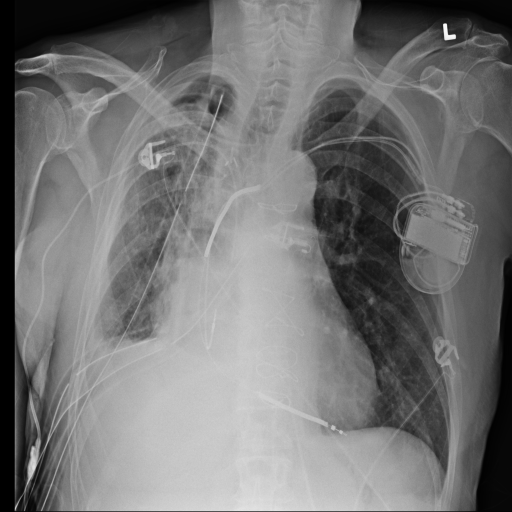
#> input picture data/raw/00000013_012.png, 1024 x 1024 px, found by its file name (shown at 1/2 size); its folder holds only this picture in this run
$ python baseline.py
#> lines starting #> are read from the running program, lines starting #| are printed output that depends on the picture; after the words box and inside, x2 and y2 are one past the last pixel; in counts of white or black regions, pixels touching at a corner belong together
### data/dataset.py
"""
data/dataset.py — Real NIH ChestX-ray Dataset Handler

Handles:
  - Loading real 1024×1024 PNG X-ray images
  - Generating lung segmentation masks using the Montgomery County CXR dataset
    (publicly available ground-truth masks, no heuristics)
  - If masks not available: downloads Montgomery dataset masks automatically
  - Proper train/val split
  - Data augmentation pipeline for deep learning training

Montgomery County CXR dataset: 138 PA chest X-rays with manual lung masks
Source: https://openi.nlm.nih.gov/imgs/collections/NLM-MontgomeryCXRSet.zip
"""

import os
import numpy as np
from PIL import Image
import torch
from torch.utils.data import Dataset, DataLoader


# ─────────────────────────────────────────────────────────────
#  Image loading utilities
# ─────────────────────────────────────────────────────────────

def load_xray_gray(path: str, size: int = 256) -> np.ndarray:
    """Load X-ray PNG → grayscale → resize → uint8 numpy array."""
#> called with path = 'data/raw/00000013_012.png', size = 256
    img = Image.open(path).convert("L")
#> img is the input picture: PIL image 1024x1024 L; min 0, max 250, mean 116.6
    img = img.resize((size, size), Image.LANCZOS)
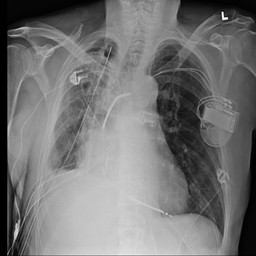
#> img: PIL image 256x256 L; min 0, max 255, mean 116.6
    return np.array(img, dtype=np.uint8)


# [7 lines left out: function load_mask, not called in this run]


def get_image_paths(data_dir: str) -> list:
    """Return sorted list of all PNG paths in a directory."""
    return sorted([
        os.path.join(data_dir, f)
        for f in os.listdir(data_dir)
        if f.lower().endswith(".png")
    ])


# ─────────────────────────────────────────────────────────────
#  Montgomery mask generation (ground-truth, not heuristic)
# ─────────────────────────────────────────────────────────────

# [112 lines left out: functions generate_montgomery_masks, make_pseudo_masks_from_anatomy, not called in this run]


# ─────────────────────────────────────────────────────────────
#  PyTorch Dataset
# ─────────────────────────────────────────────────────────────

class ChestXrayDataset(Dataset):
    """
    PyTorch dataset for real NIH chest X-ray images with lung masks.

    If paired masks are provided: uses them directly (Montgomery GT).
    Otherwise: generates anatomically-aware masks from images.
    """

    # [48 lines left out: functions __init__, _build_samples, not called in this run]

    def __len__(self):
        return len(self.samples)

    # [48 lines left out: functions __getitem__, get_dataloaders, not called in this run]

### core/utils.py
"""core/utils.py — Shared utilities: bit ops, checksums, I/O"""
import numpy as np, hashlib, json, os, datetime
from PIL import Image

# [9 lines left out: functions load_image, save_image, not called in this run]

def compute_checksum(arr): return hashlib.sha256(arr.tobytes()).hexdigest()

# [4 lines left out: function save_manifest, not called in this run]

def timestamp(): return datetime.datetime.now().strftime("%Y-%m-%d %H:%M:%S")

def int_to_bits(v, n): return [(v >> (n-1-i)) & 1 for i in range(n)]

def bits_to_int(bits):
    r = 0
    for b in bits: r = (r << 1) | b
    return r

def bytes_to_bits(data):
    bits = []
    for byte in data: bits.extend(int_to_bits(byte, 8))
    return bits

def bits_to_bytes(bits):
    while len(bits) % 8: bits.append(0)
    return bytes(bits_to_int(bits[i:i+8]) for i in range(0, len(bits), 8))

### evaluation/metrics.py
"""evaluation/metrics.py — PSNR, SSIM, BPP, NCC, Dice, IoU, BER"""
import numpy as np

def psnr(orig, stego):
    mse = np.mean((orig.astype(np.float64)-stego.astype(np.float64))**2)
    return float("inf") if mse==0 else 20*np.log10(255/np.sqrt(mse))

def ssim(orig, stego, K1=0.01, K2=0.03, L=255):
    x,y = orig.astype(np.float64), stego.astype(np.float64)
    C1,C2 = (K1*L)**2,(K2*L)**2
    num = (2*x.mean()*y.mean()+C1)*(2*((x-x.mean())*(y-y.mean())).mean()+C2)
    den = (x.mean()**2+y.mean()**2+C1)*(x.var()+y.var()+C2)
    return float(num/den)

def bpp(n_bits, shape): return n_bits/(shape[0]*shape[1])

# [38 lines left out: functions ncc, dice_score, iou_score, full_report, not called in this run]

### core/embed.py
"""
core/embed.py — Histogram-Shifting RDH Embedding (provably reversible)

Algorithm:
  - Process even rows; predict from upper (odd) row — never modified
  - Shift all non-zero residuals outward: e≥1→e+1, e≤-1→e-1
  - Embed at zero-residual pixels: e=0 stays or becomes 1
  - Boundary pixels that would overflow excluded and saved to manifest
  - 32-bit length header prepended to payload
"""
import numpy as np
from core.utils import compute_checksum, timestamp, int_to_bits


def _build_tight_safe(arr: np.ndarray, safe: np.ndarray) -> np.ndarray:
    """Exclude boundary pixels that would overflow under shift/embed."""
    H, W  = arr.shape
    tight = safe.copy()
    for r in range(2, H, 2):
        for c in range(W):
            if not safe[r, c]: continue
            pred = int(arr[r-1, c])
            e    = int(arr[r, c]) - pred
            if e >= 1  and arr[r, c] >= 255: tight[r, c] = False
            if e <= -1 and arr[r, c] <= 0:   tight[r, c] = False
            if e == 0  and arr[r, c] >= 255: tight[r, c] = False
    return tight


def embed(arr: np.ndarray, payload_bits: list,
          safe_mask: np.ndarray, T: int = 1):
    all_bits   = int_to_bits(len(payload_bits), 32) + list(payload_bits)
    total_bits = len(all_bits)
    print(f"\n[embed] Shape={arr.shape}  payload={len(payload_bits)} bits (+32 hdr={total_bits})")

    tight_safe = _build_tight_safe(arr, safe_mask)
    excluded   = int(safe_mask.sum()) - int(tight_safe.sum())
    print(f"[embed] Boundary-excluded: {excluded}")

    stego   = arr.copy().astype(np.int32)
    H, W    = arr.shape
    bit_idx = n_embed = n_shift = 0

    for r in range(2, H, 2):
        for c in range(W):
            if not tight_safe[r, c]: continue
            pred = int(arr[r-1, c])
            e    = int(arr[r, c]) - pred
            if e >= 1:
                stego[r, c] += 1; n_shift += 1
            elif e <= -1:
                stego[r, c] -= 1; n_shift += 1
            elif e == 0:
                if bit_idx < total_bits:
                    stego[r, c] += all_bits[bit_idx]
                    bit_idx += 1; n_embed += 1

    stego = stego.clip(0, 255).astype(np.uint8)
    ok    = bit_idx >= total_bits
    print(f"[embed] {'✓' if ok else '⚠'} {bit_idx}/{total_bits} bits | embed={n_embed} shift={n_shift}")

    return stego, {
        "payload_bits": len(payload_bits), "header_bits": 32,
        "embedded": n_embed, "threshold_T": T,
        "capacity_ok": ok,
        "original_checksum": compute_checksum(arr),
        "stego_checksum":    compute_checksum(stego),
        "timestamp": timestamp(),
    }

### core/extract.py
"""core/extract.py — Exact reversal of histogram-shifting embed."""
import numpy as np
from core.utils import compute_checksum, bits_to_bytes, bits_to_int, timestamp
from core.embed import _build_tight_safe


def extract(stego: np.ndarray, safe_mask: np.ndarray,
            T: int = 1, original_arr: np.ndarray = None):
    """
    Extract payload and restore original image.
    original_arr: used to rebuild tight_safe exactly as during embed.
    If not provided, tries to rebuild from stego (may miss boundary edge cases).
    """
    print(f"\n[extract] Shape={stego.shape}")
    ref  = original_arr if original_arr is not None else stego
    tight_safe = _build_tight_safe(ref, safe_mask)

    arr  = stego.copy().astype(np.int32)
    H, W = stego.shape
    bits, payload_len = [], None

    for r in range(2, H, 2):
        for c in range(W):
            if not tight_safe[r, c]: continue
            pred = int(arr[r-1, c])
            e_s  = int(arr[r, c]) - pred
            if e_s >= 2:    arr[r, c] -= 1
            elif e_s == 1:  bits.append(1); arr[r, c] -= 1
            elif e_s == 0:  bits.append(0)
            elif e_s <= -2: arr[r, c] += 1
            if payload_len is None and len(bits) == 32:
                payload_len = bits_to_int(bits[:32])
                print(f"[extract] Header: {payload_len} bits ({payload_len//8} bytes)")

    restored = arr.clip(0, 255).astype(np.uint8)
    payload_bits  = bits[32: 32+payload_len] if payload_len else bits[32:]
    payload_bytes = bits_to_bytes(list(payload_bits))

    print(f"[extract] Recovered: {len(payload_bits)} bits → {len(payload_bytes)} bytes")
    print(f"[extract] Restored checksum: {compute_checksum(restored)}")
    print(f"[extract] Done at {timestamp()}")
    return payload_bytes, restored

### experiments/baseline.py
"""
experiments/baseline.py — Baseline RDH Method Comparison

Implements and compares:
  1. LSB Substitution (not reversible — baseline)
  2. Difference Expansion — Tian 2003 (reversible)
  3. Histogram Shifting — Ours (reversible, DL-guided)

Run: python experiments/baseline.py
"""
import numpy as np
import sys, os
sys.path.insert(0, os.path.dirname(os.path.dirname(os.path.abspath(__file__))))

from core.utils import bytes_to_bits, bits_to_bytes, int_to_bits, bits_to_int
from evaluation.metrics import psnr, ssim


# ── LSB ──────────────────────────────────────────────────────

def lsb_embed(arr, payload_bits):
    stego   = arr.copy()
    all_bits = int_to_bits(len(payload_bits), 32) + list(payload_bits)
    idx = 0
    for r in range(arr.shape[0]):
        for c in range(arr.shape[1]):
            if idx >= len(all_bits): break
            stego[r, c] = (int(stego[r, c]) & 0xFE) | all_bits[idx]
            idx += 1
        if idx >= len(all_bits): break
    return stego, {"method": "LSB", "bits": idx, "reversible": False}


def lsb_extract(stego, n_bits):
    bits = []
    hdr  = []
    for r in range(stego.shape[0]):
        for c in range(stego.shape[1]):
            b = int(stego[r, c]) & 1
            if len(hdr) < 32:
                hdr.append(b)
                if len(hdr) == 32: n_bits = bits_to_int(hdr)
            else:
                bits.append(b)
            if len(bits) >= n_bits: break
        if len(bits) >= n_bits: break
    return bits_to_bytes(bits[:n_bits])


# ── Difference Expansion (Tian 2003) ─────────────────────────

def de_embed(arr, payload_bits):
    stego    = arr.copy().astype(np.int32)
    all_bits = int_to_bits(len(payload_bits), 32) + list(payload_bits)
    idx      = 0
    loc_map  = []
    H, W     = arr.shape

    for r in range(H):
        c = 0
        while c + 1 < W:
            if idx >= len(all_bits):
                loc_map.append(0); c += 2; continue
            u, v = int(stego[r, c]), int(stego[r, c+1])
            l    = (u + v) // 2
            h    = u - v
            h_new   = 2 * h + all_bits[idx]
            u_new   = l + int(np.ceil(h_new / 2))
            v_new   = l - int(np.floor(h_new / 2))
            if 0 <= u_new <= 255 and 0 <= v_new <= 255:
                stego[r, c]   = u_new
                stego[r, c+1] = v_new
                loc_map.append(1); idx += 1
            else:
                loc_map.append(0)
            c += 2

    return stego.clip(0, 255).astype(np.uint8), {
        "method": "DifferenceExpansion", "bits": idx,
        "reversible": True, "loc_map": loc_map
    }


def de_extract(stego, loc_map):
    arr  = stego.copy().astype(np.int32)
    H, W = stego.shape
    bits = []
    li   = 0
    for r in range(H):
        c = 0
        while c + 1 < W:
            if li < len(loc_map) and loc_map[li]:
                u, v   = int(arr[r, c]), int(arr[r, c+1])
                l      = (u + v) // 2
                h      = u - v
                h_orig = h // 2
                bit    = abs(h) % 2
                bits.append(bit)
                arr[r, c]   = l + int(np.ceil(h_orig / 2))
                arr[r, c+1] = l - int(np.floor(h_orig / 2))
            li += 1; c += 2
    arr = arr.clip(0, 255).astype(np.uint8)
    if len(bits) < 32: return b"", arr
    n    = bits_to_int(bits[:32])
    return bits_to_bytes(bits[32:32+n]), arr


# ── Our Method ────────────────────────────────────────────────

def our_embed(arr, payload_bits, safe_mask=None):
    from core.embed import embed, _build_tight_safe
    if safe_mask is None:
        safe_mask = np.ones(arr.shape, dtype=bool)
    return embed(arr, payload_bits, safe_mask)


def our_extract(stego, tight_safe):
    from core.extract import extract
    return extract(stego, tight_safe)


# ── Comparison Runner ─────────────────────────────────────────

def run_comparison(arr: np.ndarray, payload: bytes = None) -> dict:
    if payload is None:
        payload = b"Patient ID: P-001 | Study: RDH-2025"
    payload_bits = bytes_to_bits(payload)

    print(f"\n{'='*60}")
    print(f"  Baseline Comparison  payload={len(payload)} bytes")
    print(f"{'='*60}")
    results = {}

    # LSB
    print("\n[1] LSB Substitution")
    stego_lsb, info = lsb_embed(arr, payload_bits)
#> after the loop in lsb_embed, `for r in range(arr.shape[0]):`: idx = 360
#> info = {'method': 'LSB', 'bits': 360, 'reversible': False}
    p = psnr(arr, stego_lsb); s = ssim(arr, stego_lsb)
#> in psnr, `mse = np.mean((orig.astype(np.float64)-stego.astype(np.float64))**2)`: mse = 0.00258
#> after `p = psnr(arr, stego_lsb)`: p = 74.02
#> in ssim, `num = (2*x.mean()*y.mean()+C1)*(2*((x-x.mean())*(y-y.mean())).mean()+C2)`: num = 170633565.5
#> in ssim, `den = (x.mean()**2+y.mean()**2+C1)*(x.var()+y.var()+C2)`: den = 170633635.6
#> after `s = ssim(arr, stego_lsb)`: s = 1
    rec = lsb_extract(stego_lsb, len(payload_bits))
#> after the loop in lsb_extract, `for r in range(stego.shape[0]):`: bits = 328 values, max 1 at index 1, min 0 at index 0, mean 0.427; hdr = 32 values, max 1 at index 23, min 0 at index 0, mean 0.0938
    ok  = rec[:len(payload)] == payload
#> ok = True
    print(f"  PSNR={p:.2f}dB  SSIM={s:.4f}  Rev=NO  Match={'✓' if ok else '✗'}")
#|   PSNR=74.02dB  SSIM=1.0000  Rev=NO  Match=✓
    results["LSB"] = {"psnr": round(p,2), "ssim": round(s,4),
                       "reversible": False, "payload_ok": ok,
                       "bpp": round(len(payload_bits)/arr.size, 5)}

    # DE
    print("\n[2] Difference Expansion (Tian 2003)")
    stego_de, info_de = de_embed(arr, payload_bits)
#> after the loop in de_embed, `for r in range(H):`: idx = 360; loc_map = 32768 items
#> info_de = 4 items
    p = psnr(arr, stego_de); s = ssim(arr, stego_de)
#> after `p = psnr(arr, stego_de)`: p = 61.66
    rec_de, rest_de = de_extract(stego_de, info_de["loc_map"])
#> after the loop in de_extract, `for r in range(H):`: bits = 360 values, max 1 at index 23, min 0 at index 0, mean 0.397; li = 32768
#> in de_extract, `n    = bits_to_int(bits[:32])`: n = 328
    rev = bool(np.all(arr == rest_de)); ok = rec_de[:len(payload)] == payload
#> after `rev = bool(np.all(arr == rest_de))`: rev = True
    print(f"  PSNR={p:.2f}dB  SSIM={s:.4f}  Rev={'YES' if rev else 'NO'}  Match={'✓' if ok else '✗'}")
#|   PSNR=61.66dB  SSIM=1.0000  Rev=YES  Match=✓
    results["DifferenceExpansion"] = {"psnr": round(p,2), "ssim": round(s,4),
                                       "reversible": rev, "payload_ok": ok,
                                       "bpp": round(info_de["bits"]/arr.size, 5)}

    # Ours
    print("\n[3] Histogram Shifting — Ours (DL-guided)")
    from core.embed import _build_tight_safe
    safe  = np.ones(arr.shape, dtype=bool)
    tight = _build_tight_safe(arr, safe)
#> after the loop in _build_tight_safe, `for r in range(2, H, 2):`:
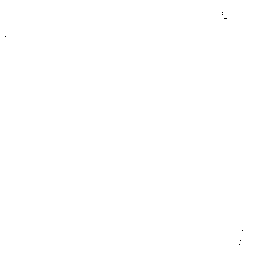
#> tight: shape (256, 256) bool; 100% white; black in thin lines or dots, all inside (x1, y1, x2, y2) = (5, 12, 243, 245)
    stego_hs, info_hs = our_embed(arr, payload_bits, safe)
#| [embed] Shape=(256, 256)  payload=328 bits (+32 hdr=360)
#> in embed, `excluded   = int(safe_mask.sum()) - int(tight_safe.sum())`: excluded = 9
#| [embed] Boundary-excluded: 9
#> after the loop in embed, `for r in range(2, H, 2):`: bit_idx = 360; n_shift = 26728
#> in embed, `ok    = bit_idx >= total_bits`: ok = True
#| [embed] ✓ 360/360 bits | embed=360 shift=26728
#> info_hs = 8 items
    p = psnr(arr, stego_hs); s = ssim(arr, stego_hs)
#> after `p = psnr(arr, stego_hs)`: p = 52
    rec_hs, rest_hs = our_extract(stego_hs, tight)
#| [extract] Shape=(256, 256)
#> after the loop in extract, `for r in range(2, H, 2):`: bits = 5775 values, max 1 at index 23, min 0 at index 0, mean 0.0248; payload_len = 328
#> in extract, `payload_bits  = bits[32: 32+payload_len] if payload_len else bits[32:]`: payload_bits = 328 values, max 1 at index 1, min 0 at index 0, mean 0.427
#| [extract] Recovered: 328 bits → 41 bytes
#| [extract] Restored checksum: de5e35be9f23655a37e49d5963f3cbfb903985b93408391e93400759e608fd91
    rev = bool(np.all(arr == rest_hs)); ok = rec_hs[:len(payload)] == payload
#> after `rev = bool(np.all(arr == rest_hs))`: rev = False
    print(f"  PSNR={p:.2f}dB  SSIM={s:.4f}  Rev={'YES' if rev else 'NO'}  Match={'✓' if ok else '✗'}")
#|   PSNR=52.00dB  SSIM=0.9999  Rev=NO  Match=✓
    results["HistShift_Ours"] = {"psnr": round(p,2), "ssim": round(s,4),
                                  "reversible": rev, "payload_ok": ok,
                                  "bpp": round(info_hs["embedded"]/arr.size, 5)}

    # Summary table
    print(f"\n{'─'*60}")
    print(f"  {'Method':<26} {'PSNR':>7} {'SSIM':>8} {'Rev':>5} {'BPP':>9}")
    print(f"  {'─'*56}")
    for m, r in results.items():
        print(f"  {m:<26} {r['psnr']:>6.2f}  {r['ssim']:>7.4f}  "
              f"{'Y' if r['reversible'] else 'N':>4}  {r['bpp']:>9.5f}")
#> this loop made 3 passes
#> m on passes 1 to 3: 'LSB', 'DifferenceExpansion', 'HistShift_Ours'
#> (printed output is left out)
    print(f"{'─'*60}")
    return results


if __name__ == "__main__":
    from data.dataset import load_xray_gray, get_image_paths
    paths = get_image_paths("data/raw")
    arr   = load_xray_gray(paths[0], size=256)
    run_comparison(arr, b"Patient ID: P-001 | Study: NIH-Comparison")

$ run again, on data/raw/00000075_000.png
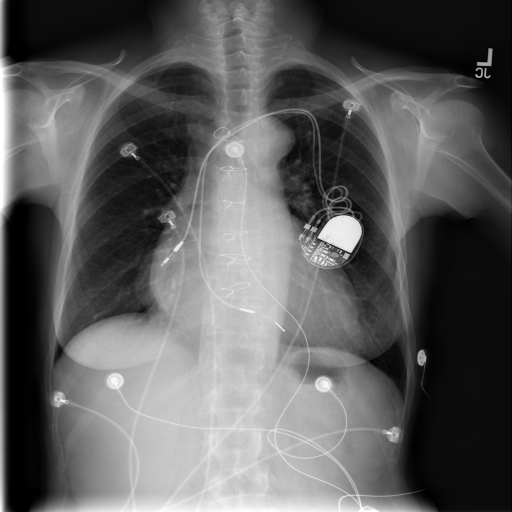
#> input picture data/raw/00000075_000.png, 1024 x 1024 px, found by its file name (shown at 1/2 size)
#> in load_xray_gray, img is the input picture: PIL image 1024x1024 L; min 0, max 255, mean 94.1
#> in load_xray_gray, `img = img.resize((size, size), Image.LANCZOS)`:
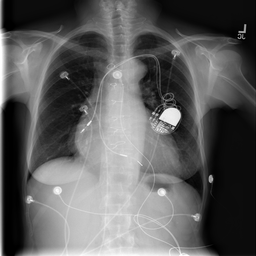
#> img: PIL image 256x256 L; min 0, max 255, mean 94.1
#> after the loop in lsb_embed, `for r in range(arr.shape[0]):`: idx = 360
#> info = {'method': 'LSB', 'bits': 360, 'reversible': False}
#> mse = 0.00278
#> in run_comparison, `p = psnr(arr, stego_lsb)`: p = 73.69
#> num = 174282711.4
#> den = 174282760.5
#> s = 1
#> after the loop in lsb_extract, `for r in range(stego.shape[0]):`: bits = 328 values, max 1 at index 1, min 0 at index 0, mean 0.427; hdr = 32 values, max 1 at index 23, min 0 at index 0, mean 0.0938
#> in run_comparison, `ok  = rec[:len(payload)] == payload`: ok = True
#|   PSNR=73.69dB  SSIM=1.0000  Rev=NO  Match=✓
#> after the loop in de_embed, `for r in range(H):`: idx = 360; loc_map = 32768 items
#> info_de = 4 items
#> in run_comparison, `p = psnr(arr, stego_de)`: p = 56.91
#> after the loop in de_extract, `for r in range(H):`: bits = 360 values, max 1 at index 23, min 0 at index 0, mean 0.397; li = 32768
#> n = 328
#> in run_comparison, `rev = bool(np.all(arr == rest_de))`: rev = True
#|   PSNR=56.91dB  SSIM=1.0000  Rev=YES  Match=✓
#| [embed] Shape=(256, 256)  payload=328 bits (+32 hdr=360)
#> excluded = 60
#| [embed] Boundary-excluded: 60
#> after the loop in embed, `for r in range(2, H, 2):`: bit_idx = 360; n_shift = 23973
#> in embed, `ok    = bit_idx >= total_bits`: ok = True
#| [embed] ✓ 360/360 bits | embed=360 shift=23973
#> info_hs = 8 items
#> in run_comparison, `p = psnr(arr, stego_hs)`: p = 52.47
#| [extract] Shape=(256, 256)
#> after the loop in extract, `for r in range(2, H, 2):`: bits = 8479 values, max 1 at index 23, min 0 at index 0, mean 0.0169; payload_len = 328
#> payload_bits = 328 values, max 1 at index 1, min 0 at index 0, mean 0.427
#| [extract] Recovered: 328 bits → 41 bytes
#| [extract] Restored checksum: ef3aec963e3303353cb2e254791e43c5baabe37b27afa72e159e0ede0e7bafc4
#> in run_comparison, `rev = bool(np.all(arr == rest_hs))`: rev = False
#|   PSNR=52.47dB  SSIM=1.0000  Rev=NO  Match=✓
#> the loop in run_comparison, `for m, r in results.items():` made 3 passes
#> m on passes 1 to 3: 'LSB', 'DifferenceExpansion', 'HistShift_Ours'
#> (printed output is left out)

$ run again, on data/raw/00000090_005.png
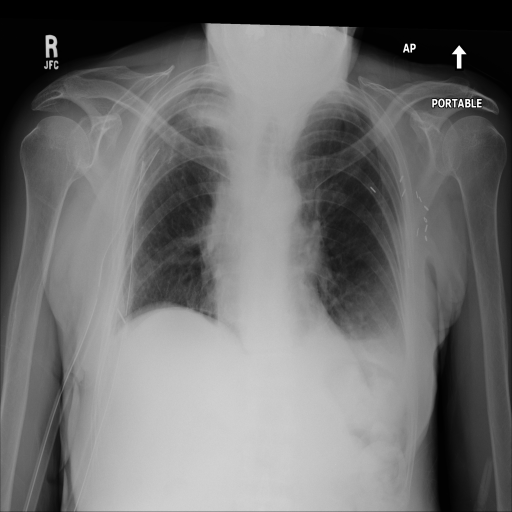
#> input picture data/raw/00000090_005.png, 1024 x 1024 px, found by its file name (shown at 1/2 size)
#> in load_xray_gray, img is the input picture: PIL image 1024x1024 L; min 0, max 255, mean 111.4
#> in load_xray_gray, `img = img.resize((size, size), Image.LANCZOS)`:
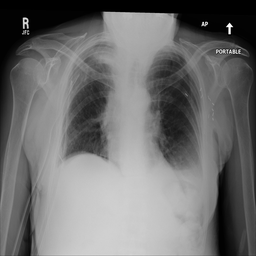
#> img: PIL image 256x256 L; min 0, max 255, mean 111.4
#> after the loop in lsb_embed, `for r in range(arr.shape[0]):`: idx = 360
#> info = {'method': 'LSB', 'bits': 360, 'reversible': False}
#> mse = 0.00218
#> in run_comparison, `p = psnr(arr, stego_lsb)`: p = 74.74
#> num = 199264865
#> den = 199264919.1
#> s = 1
#> after the loop in lsb_extract, `for r in range(stego.shape[0]):`: bits = 328 values, max 1 at index 1, min 0 at index 0, mean 0.427; hdr = 32 values, max 1 at index 23, min 0 at index 0, mean 0.0938
#> in run_comparison, `ok  = rec[:len(payload)] == payload`: ok = True
#|   PSNR=74.74dB  SSIM=1.0000  Rev=NO  Match=✓
#> after the loop in de_embed, `for r in range(H):`: idx = 360; loc_map = 32768 items
#> info_de = 4 items
#> after the loop in de_extract, `for r in range(H):`: bits = 360 values, max 1 at index 23, min 0 at index 0, mean 0.397; li = 32768
#> n = 328
#> in run_comparison, `rev = bool(np.all(arr == rest_de))`: rev = True
#|   PSNR=74.74dB  SSIM=1.0000  Rev=YES  Match=✓
#| [embed] Shape=(256, 256)  payload=328 bits (+32 hdr=360)
#> excluded = 70
#| [embed] Boundary-excluded: 70
#> after the loop in embed, `for r in range(2, H, 2):`: bit_idx = 360; n_shift = 21885
#> in embed, `ok    = bit_idx >= total_bits`: ok = True
#| [embed] ✓ 360/360 bits | embed=360 shift=21885
#> info_hs = 8 items
#> in run_comparison, `p = psnr(arr, stego_hs)`: p = 52.87
#| [extract] Shape=(256, 256)
#> after the loop in extract, `for r in range(2, H, 2):`: bits = 10557 values, max 1 at index 23, min 0 at index 0, mean 0.0135; payload_len = 328
#> payload_bits = 328 values, max 1 at index 1, min 0 at index 0, mean 0.427
#| [extract] Recovered: 328 bits → 41 bytes
#| [extract] Restored checksum: 1ccaa56ca42c6924e112d70859d84e76f4b63ccb33109ff385c944178b42d5f2
#> in run_comparison, `rev = bool(np.all(arr == rest_hs))`: rev = False
#|   PSNR=52.87dB  SSIM=1.0000  Rev=NO  Match=✓
#> the loop in run_comparison, `for m, r in results.items():` made 3 passes
#> m on passes 1 to 3: 'LSB', 'DifferenceExpansion', 'HistShift_Ours'
#> (printed output is left out)
